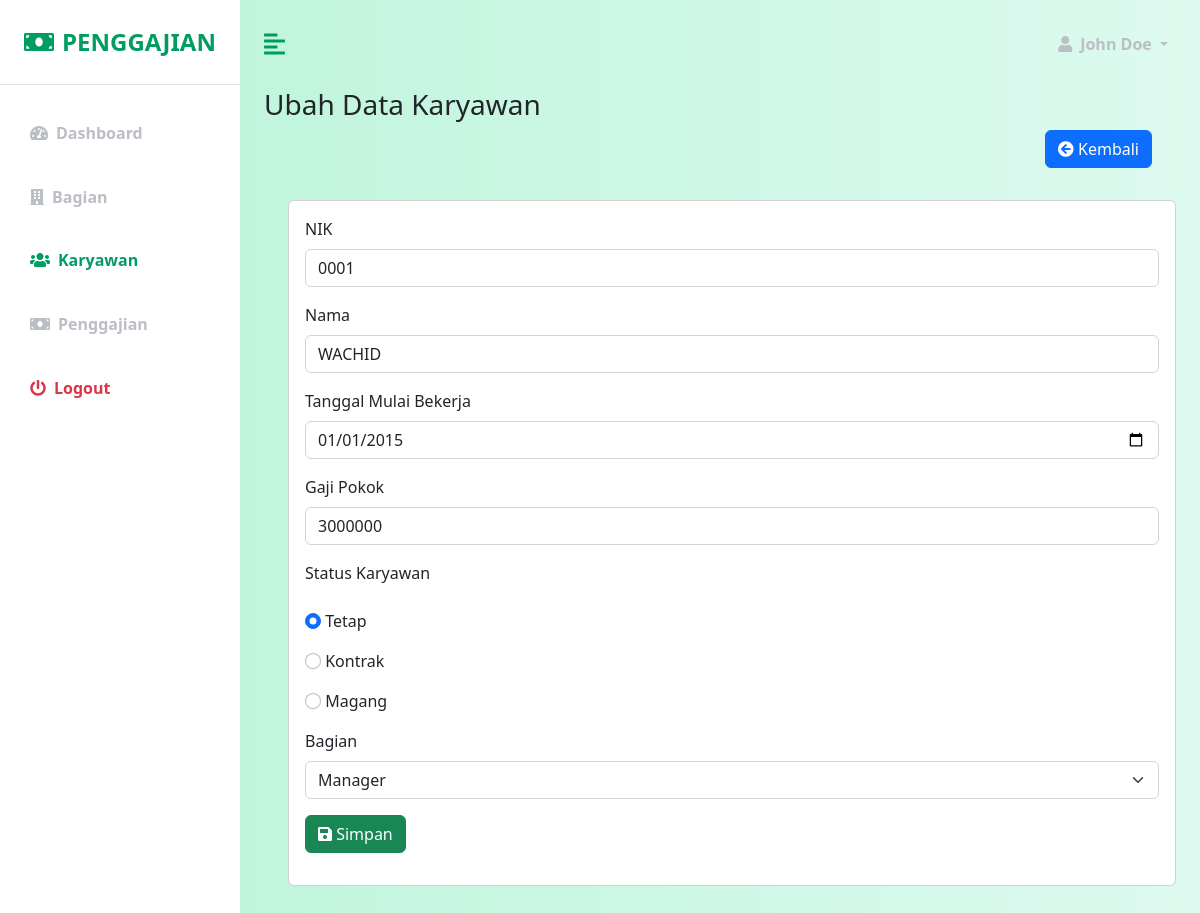
The page /?page=karyawanubah&nik=0001 on the database its author committed.
### tables this page shows
CREATE TABLE `karyawan` (
  `nik` varchar(20) NOT NULL,
  `nama` varchar(50) DEFAULT NULL,
  `tanggal_mulai` date DEFAULT NULL,
  `gaji_pokok` int(11) DEFAULT NULL,
  `status_karyawan` enum('TETAP','KONTRAK','MAGANG') DEFAULT NULL,
  `bagian_id` int(11) DEFAULT 1
);

### pages/karyawan/karyawanubah.php (the view, shortened to what this page needs)
<div class="row mb-3">
    <div class="col">
        <h3>Ubah Data Karyawan</h3>
    </div>
    <div class="row mb-3">
        <div class="col">
            <a href="?page=karyawan" class="btn btn-primary float-end">
                <i class="fa fa-arrow-circle-left"></i>
                Kembali
            </a>
        </div>
    </div>
</div>
    <div id="pesan" class="row mb-3">
        <div class="col">
            <?php
            include "database/connection.php";
             ?>
                <?php
        $nik = $_GET['nik'];
        $selectSQL = "SELECT * FROM karyawan WHERE nik = $nik";
        $result = mysqli_query($connection, $selectSQL);
    $row = mysqli_fetch_assoc($result);
    $tetap_checked = $row["status_karyawan"] == "TETAP" ? "checked" : "";
    $kontrak_checked = $row["status_karyawan"] == "KONTRAK" ? "checked" : "";
    $magang_checked = $row["status_karyawan"] == "MAGANG" ? "checked" : "";
            ?>
        </div>
        <div id="inputan" class="row mb-3">
            <div class="col">
                <div class="card px-3 py-3">
                    <form action="" method="post">
                    <div class="mb-3">
                        <label for="nik" class="form-label">NIK</label>
                        <input type="text" class="form-control" id="nik" name="nik" value="<?php echo $nik ?>" readonly>
                    </div>
                    <div class="mb-3">
                        <label for="nama" class="form-label">Nama</label>
                        <input type="text" class="form-control" id="nama" name="nama" placeholder="Misal : Fulan"
                        value="<?php echo $row['nama'] ?>" required>
                    </div>
                    <div class="mb-3 mt-3">
                        <label for="tanggal_mulai" class="form-label">Tanggal Mulai Bekerja</label>
                        <input type="date" class="form-control" id="tanggal_mulai" name="tanggal_mulai"
                        value="<?php echo $row['tanggal_mulai'] ?>" required>
                    </div>
                    <div class="mb-3 mt-3">
                        <label for="gaji_pokok" class="form-label">Gaji Pokok</label>
                        <input type="number" class="form-control" id="gaji_pokok" name="gaji_pokok"
                        value="<?php echo $row['gaji_pokok'] ?>" required>
                    </div>
                    <label class="form-label">Status Karyawan</label>
                    <div class="mb-3 mt-3">
                        <input class="form-check-input" type="radio" name="status_karyawan" id="TETAP" value="TETAP" <?php echo $tetap_checked ?> required>
                        <label class="form-check-label" for="TETAP">
                            Tetap
                        </label>
                    </div>
                    <div class="mb-3 mt-3">
                        <input class="form-check-input" type="radio" name="status_karyawan" id="KONTRAK" value="KONTRAK" <?php echo $kontrak_checked ?> required>
                        <label class="form-check-label" for="KONTRAK">
                            Kontrak
                        </label>
                    </div>
                    <div class="mb-3 mt-3">
                        <input class="form-check-input" type="radio" name="status_karyawan" id="MAGANG" value="MAGANG" <?php echo $magang_checked ?> required>
                        <label class="form-check-label" for="MAGANG">
                            Magang
                        </label>
                    </div>
                    <div class="mb-3 mt-3">
                        <label for="bagian_id" class="form-label">Bagian</label>
                    <?php
                        $selectSQLBagian = "SELECT * FROM bagian";
                        $result_bagian = mysqli_query($connection, $selectSQLBagian);
                    ?>
                    <select class="form-select" aria-label="Default select example" name="bagian_id">
                            <?php
                            while ($row_bagian = mysqli_fetch_assoc($result_bagian)){
                                $bagian_selected = $row["bagian_id"] == $row_bagian["id"] ? "selected" : "";
                            ?>
                                <option value="<?php echo $row_bagian["id"] ?>" <?php echo $bagian_selected ?>>
                                    <?php echo $row_bagian["nama"] ?>
                                </option>
                            <?php
                            }
                            ?>
                    </select>
                    </div>
                    <div class="col mb-3">
                        <button class="btn btn-success" type="submit" name="simpan_button">
                            <i class="fa fa-save"></i>
                            Simpan
                        </button>
                    </div>
                </form>
            </div>
        </div>
    </div>
        </div>

### css/custom.css (style rules this page uses)
:root { --main-bg-color: #009d63; --main-text-color: #009d63; --second-text-color: #bbbec5; --second-bg-color: #c1efde; }

### rows shown on the page
karyawan: nama "WACHID", tanggal_mulai "01/01/2015", gaji_pokok "3000000"

### other values the page prints
form field bagian_id "Manager"
